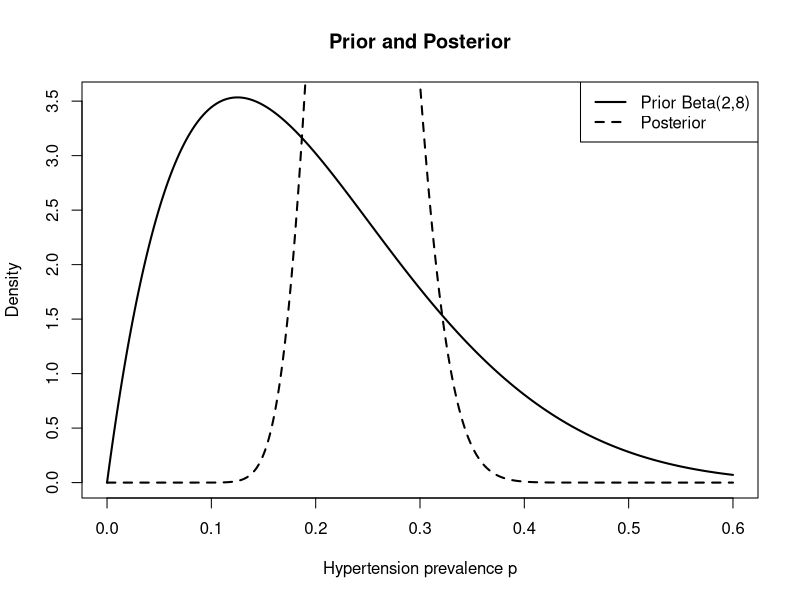

Source code (R):
## ---- chunk 1
n <- 120
x <- 30
p_hat <- x/n
p_hat
## ---- chunk 2
prop.test(x, n, correct = FALSE)
## ---- chunk 3
prop.test(x, n, p = 0.20, correct = FALSE)
## ---- chunk 4
a <- 2
b <- 8
a/(a+b)
## ---- chunk 5
a_post <- a + x
b_post <- b + n - x
post_mean <- a_post/(a_post+b_post)
post_ci <- qbeta(c(0.025, 0.975), a_post, b_post)
post_mean
post_ci
## ---- chunk 6
1 - pbeta(0.20, a_post, b_post)
## ---- chunk 7
p <- seq(0, 0.6, length.out=500)
plot(p, dbeta(p,a,b), type="l", lwd=2,
     xlab="Hypertension prevalence p", ylab="Density",
     main="Prior and Posterior")
lines(p, dbeta(p,a_post,b_post), lwd=2, lty=2)
legend("topright", c("Prior Beta(2,8)","Posterior"), lty=c(1,2), lwd=2)
## ---- chunk 8
priors <- list(uniform=c(1,1), weak=c(2,8), stronger=c(20,80))
results <- do.call(rbind, lapply(priors, function(ab) {
  ap <- ab[1] + x
  bp <- ab[2] + n - x
  c(mean=ap/(ap+bp),
    lower=qbeta(.025,ap,bp),
    upper=qbeta(.975,ap,bp),
    prob_gt_20=1-pbeta(.20,ap,bp))
}))
results
